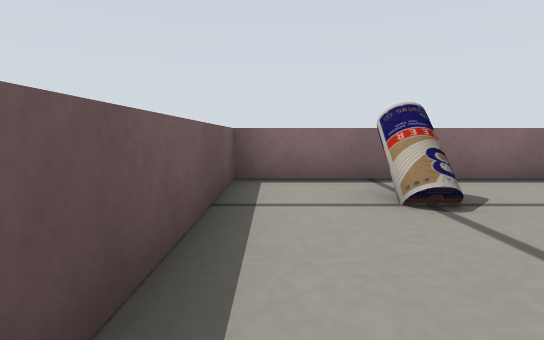
View 1 (above)

16 first-person views from a walk through a robot-simulator world made for Gazebo. The camera is 0.13 m above the floor, tilts 6° down and sees 80° across. The lines on the ground mark 1 m squares. The floor is counted in squares, 0.2 m on a side. Each view is taken from the middle of a square. On the plan, view 1 faces up. The plan holds only what a view shows up to about 10 squares ahead; the rest is blank.

View 2
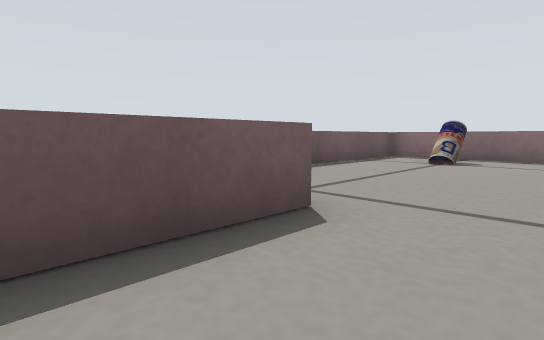

View 3
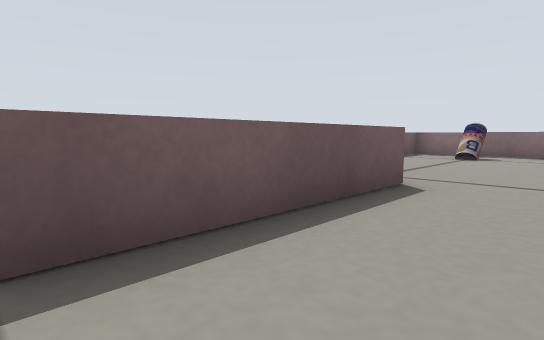

View 4
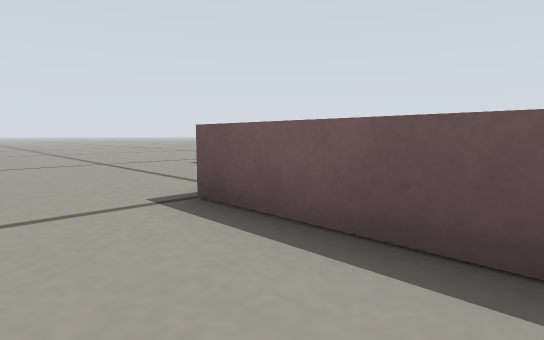

View 5
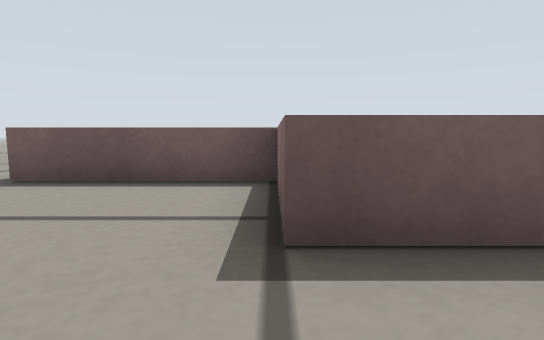

View 6
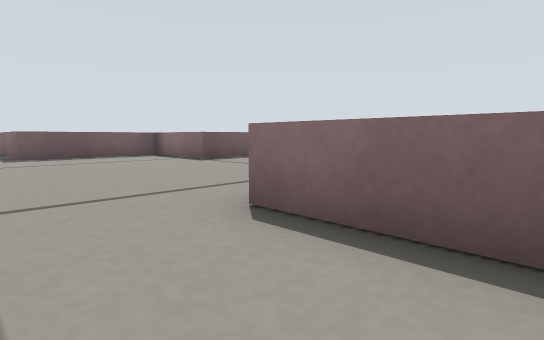

View 7
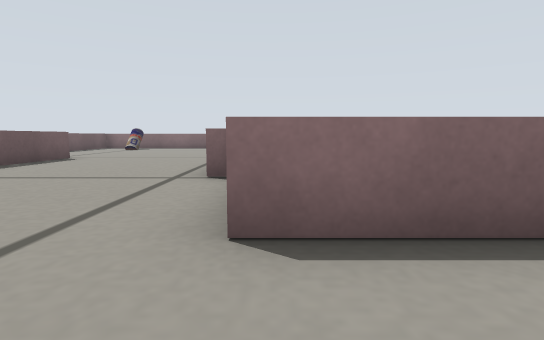

View 8
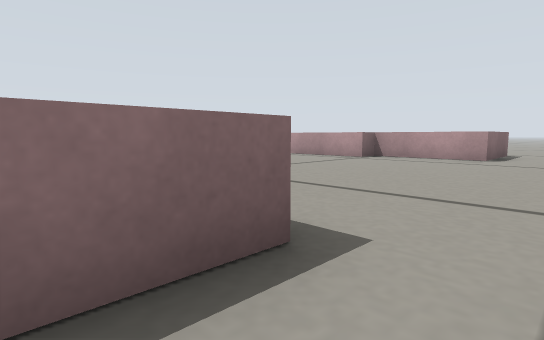

View 9
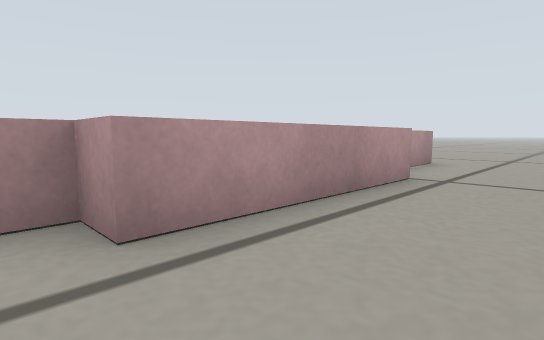

View 10
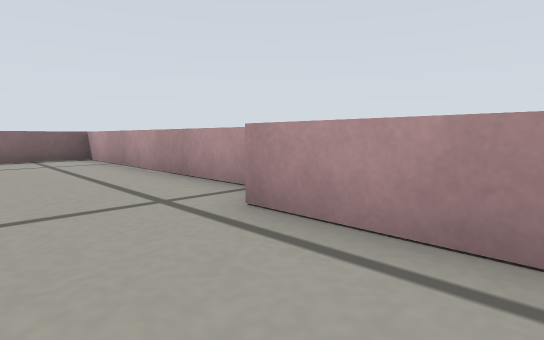

View 11
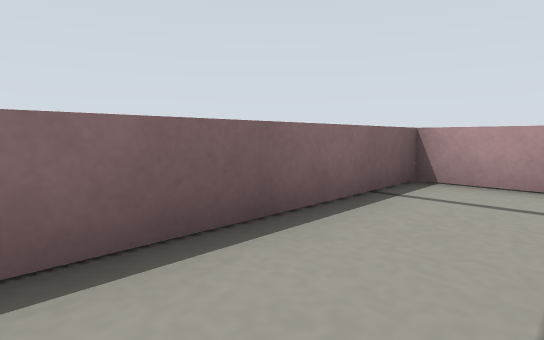

View 12
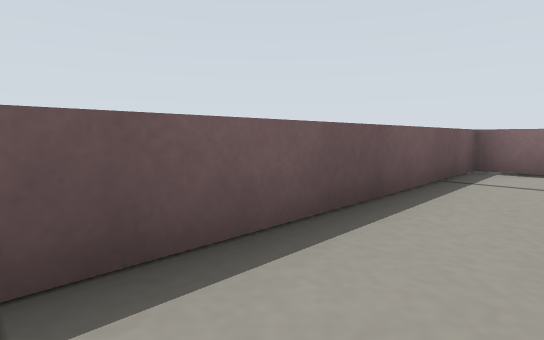

View 13
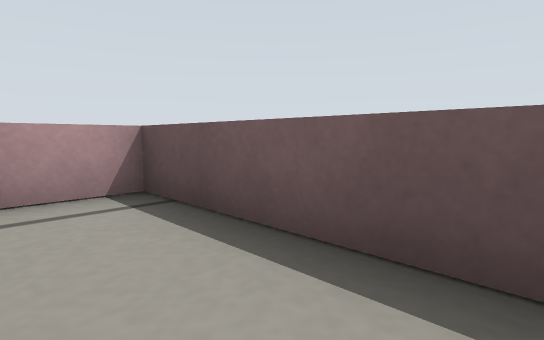

View 14
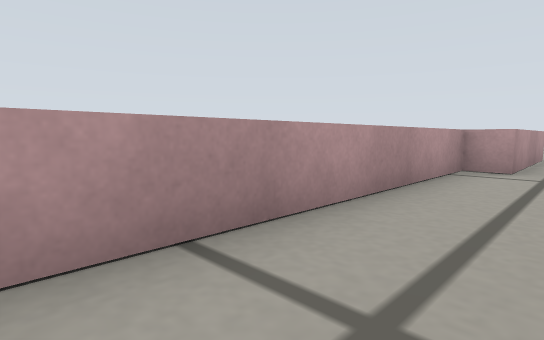

View 15
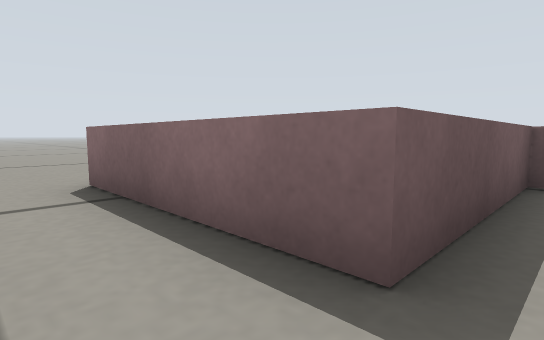

View 16
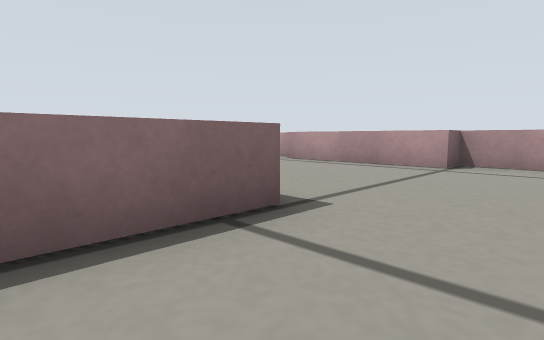

### Floor plan
Points are (right, up) in squares from view 1. A wall is a line through its corners. A room is listed if a view was taken in it or the views show most of it. See-through windows are left out.
Room 1 (views 1, 2, 3, 4, 5, 8, 9, 10, 11, 12, 13, 14, 15, 16)
walls: (2.2, -2.6) (2.2, -6.9) (-0.6, -6.9) (-0.6, -10.7) (-4.6, -10.7); (7.7, -10) (7.7, -6.9) (7, -6.9) (7, -2.7) (7.7, -2.7) (7.7, 4.8) (-0.6, 4.8) (-0.6, -2.7) (0.8, -2.7)
ways out: opening at (7.5, -11.5) to room 2; opening at (-5, -12)
objects: drink can (1, 3) to (2, 4)
Room 2 (views 6, 7)
walls: (10.2, -10) (7.7, -10)
ways out: opening at (7.5, -11.5) to room 1

Where each view was taken, in squares from view 1:
view 1: 0 up, 0 right, facing up
view 2: 5 down, 4 right, facing up-left
view 3: 7 down, 4 right, facing up-left
view 4: 4 down, 4 right, facing down-left
view 5: 7 down, 4 right, facing left
view 6: 12 down, 10 right, facing up-left
view 7: 12 down, 8 right, facing up
view 8: 12 down, 2 left, facing up-right
view 9: 2 down, 5 right, facing down-right
view 10: 5 down, 5 right, facing up-right
view 11: 3 up, 3 right, facing up-right
view 12: 2 down, 1 right, facing up-left
view 13: 1 up, 1 right, facing down-left
view 14: 4 up, 6 right, facing down-right
view 15: 12 down, 0 right, facing up-left
view 16: 9 down, 0 right, facing up-right
